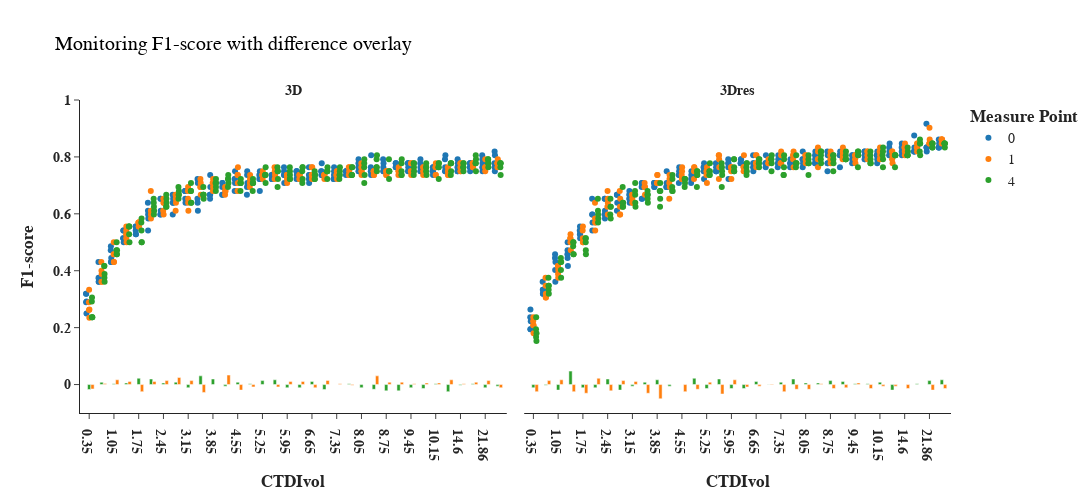

Notebook cell for this chart:
### Code cell
# First, create both figures separately
# Create strip plot (from cell 13)
fig_strip = px.strip(lesion_seg_summary_rep_plot,
             x="CTDIvol", y="F1-score",
             color="measure_point", facet_col="network",
             title="Monitoring F1-score with difference overlay", range_y=[-0.1,1], template="simple_white", 
             hover_data=["precision", "recall","rep"],
             category_orders={"network": ["<b>3D", "<b>3Dres"]})


# Create a secondary y-axis in the first subplot
fig_strip.update_layout(
    yaxis2=dict(
        title="<b>F1-score Difference</b>",
        #titlefont=dict(color="gray"),
        tickfont=dict(color="gray"),
        overlaying="y",
        side="right",
        range=[-0.1, 1],  # Adjust this based on your data
        showgrid=False,
        visible=False,
    )
)

# Extract data from bar plot and add to strip plot with secondary axis
networks = ["<b>3D", "<b>3Dres"]
for network_idx, network in enumerate(networks):
    # Filter data for current network
    network_data = lesion_seg_summary_plot[lesion_seg_summary_plot["network"] == network]
    
    # For each measure point
    for measure_point in network_data["measure_point"].unique():
        mp_data = network_data[network_data["measure_point"] == measure_point]
        
        # Add bar for this network and measure point
        fig_strip.add_bar(
            x=mp_data["CTDIvol"], 
            y=mp_data["F1-score_diff"],
            marker=dict(
                opacity=1,
                color=fig_strip.data[2].marker.color if measure_point == "1" else 
                      fig_strip.data[4].marker.color if measure_point == "4" else "lightgray"
            ),
            name=f"{measure_point} diff",
            showlegend=False,
            yaxis="y2",
            xaxis=f"x{network_idx+1}",
            offsetgroup=measure_point
        )

# Update layout
fig_strip.update_xaxes(title_text="<b>CTDIvol", row=1)
fig_strip.update_yaxes(title_text="<b>F1-score", col=1)
fig_strip.update_xaxes(tickprefix="<b>", ticksuffix="</b>")
fig_strip.update_yaxes(tickprefix="<b>", ticksuffix="</b>")

fig_strip.update_layout(
    font_family="Arial",
    font_size=14,
    title_font_family="Arial",
    title_font_color="black",
    height=500,  # Increased height to accommodate both visualizations
    width=1100,
    legend_title="<b>Measure Point</b>",
    barmode="group"
)

# Update annotations
fig_strip.for_each_annotation(lambda a: a.update(text=a.text.split("=")[1]))

fig_strip.show()
# Save the figure as an html file
fig_strip.write_html(os.path.join(output_dir, "lesion_segmentation_summary_canon.html"))
#fig_strip.write_image(os.path.join(output_dir, "lesion_segmentation_summary_canon.png"), width=1100, height=500)

### Figure 1 — Plotly figure (JSON) as saved in the notebook; plotly's stock layout.template omitted (floating-point values rounded to 4 significant figures; data arrays with more than 128 entries replaced by an {"elided": "..."} marker saying what was removed)
{"data": [{"alignmentgroup": "True", "boxpoints": "all", "customdata": {"elided": "170x3 float values"}, "fillcolor": "rgba(255,255,255,0)", "hoveron": "points", "hovertemplate": "measure_point=0<br>network=<b>3D<br>CTDIvol=%{x}<br>F1-score=%{y}<br>precision=%{customdata[0]}<br>recall=%{customdata[1]}<br>rep=%{customdata[2]}<extra></extra>", "legendgroup": "0", "line": {"color": "rgba(255,255,255,0)"}, "marker": {"color": "#1F77B4"}, "name": "0", "offsetgroup": "0", "orientation": "v", "pointpos": 0, "showlegend": true, "type": "box", "x": {"elided": "170 str values"}, "x0": " ", "xaxis": "x", "y": {"elided": "170 float values"}, "y0": " ", "yaxis": "y"}, {"alignmentgroup": "True", "boxpoints": "all", "customdata": {"elided": "169x3 float values"}, "fillcolor": "rgba(255,255,255,0)", "hoveron": "points", "hovertemplate": "measure_point=1<br>network=<b>3D<br>CTDIvol=%{x}<br>F1-score=%{y}<br>precision=%{customdata[0]}<br>recall=%{customdata[1]}<br>rep=%{customdata[2]}<extra></extra>", "legendgroup": "1", "line": {"color": "rgba(255,255,255,0)"}, "marker": {"color": "#FF7F0E"}, "name": "1", "offsetgroup": "1", "orientation": "v", "pointpos": 0, "showlegend": true, "type": "box", "x": {"elided": "169 str values"}, "x0": " ", "xaxis": "x", "y": {"elided": "169 float values"}, "y0": " ", "yaxis": "y"}, {"alignmentgroup": "True", "boxpoints": "all", "customdata": {"elided": "170x3 float values"}, "fillcolor": "rgba(255,255,255,0)", "hoveron": "points", "hovertemplate": "measure_point=4<br>network=<b>3D<br>CTDIvol=%{x}<br>F1-score=%{y}<br>precision=%{customdata[0]}<br>recall=%{customdata[1]}<br>rep=%{customdata[2]}<extra></extra>", "legendgroup": "4", "line": {"color": "rgba(255,255,255,0)"}, "marker": {"color": "#2CA02C"}, "name": "4", "offsetgroup": "4", "orientation": "v", "pointpos": 0, "showlegend": true, "type": "box", "x": {"elided": "170 str values"}, "x0": " ", "xaxis": "x", "y": {"elided": "170 float values"}, "y0": " ", "yaxis": "y"}, {"alignmentgroup": "True", "boxpoints": "all", "customdata": {"elided": "170x3 float values"}, "fillcolor": "rgba(255,255,255,0)", "hoveron": "points", "hovertemplate": "measure_point=0<br>network=<b>3Dres<br>CTDIvol=%{x}<br>F1-score=%{y}<br>precision=%{customdata[0]}<br>recall=%{customdata[1]}<br>rep=%{customdata[2]}<extra></extra>", "legendgroup": "0", "line": {"color": "rgba(255,255,255,0)"}, "marker": {"color": "#1F77B4"}, "name": "0", "offsetgroup": "0", "orientation": "v", "pointpos": 0, "showlegend": false, "type": "box", "x": {"elided": "170 str values"}, "x0": " ", "xaxis": "x2", "y": {"elided": "170 float values"}, "y0": " ", "yaxis": "y2"}, {"alignmentgroup": "True", "boxpoints": "all", "customdata": {"elided": "169x3 float values"}, "fillcolor": "rgba(255,255,255,0)", "hoveron": "points", "hovertemplate": "measure_point=1<br>network=<b>3Dres<br>CTDIvol=%{x}<br>F1-score=%{y}<br>precision=%{customdata[0]}<br>recall=%{customdata[1]}<br>rep=%{customdata[2]}<extra></extra>", "legendgroup": "1", "line": {"color": "rgba(255,255,255,0)"}, "marker": {"color": "#FF7F0E"}, "name": "1", "offsetgroup": "1", "orientation": "v", "pointpos": 0, "showlegend": false, "type": "box", "x": {"elided": "169 str values"}, "x0": " ", "xaxis": "x2", "y": {"elided": "169 float values"}, "y0": " ", "yaxis": "y2"}, {"alignmentgroup": "True", "boxpoints": "all", "customdata": {"elided": "170x3 float values"}, "fillcolor": "rgba(255,255,255,0)", "hoveron": "points", "hovertemplate": "measure_point=4<br>network=<b>3Dres<br>CTDIvol=%{x}<br>F1-score=%{y}<br>precision=%{customdata[0]}<br>recall=%{customdata[1]}<br>rep=%{customdata[2]}<extra></extra>", "legendgroup": "4", "line": {"color": "rgba(255,255,255,0)"}, "marker": {"color": "#2CA02C"}, "name": "4", "offsetgroup": "4", "orientation": "v", "pointpos": 0, "showlegend": false, "type": "box", "x": {"elided": "170 str values"}, "x0": " ", "xaxis": "x2", "y": {"elided": "170 float values"}, "y0": " ", "yaxis": "y2"}, {"marker": {"color": "lightgray", "opacity": 1}, "name": "0 diff", "offsetgroup": "0", "showlegend": false, "type": "bar", "x": ["0.35", "0.7", "1.05", "1.4", "1.75", "10.15", "10.5", "14.6", "18.23", "2.1", "2.45", "2.8", "21.86", "25.49", "3.15", "3.5", "3.85", "4.2", "4.55", "4.9", "5.25", "5.6", "5.95", "6.3", "6.65", "7.0", "7.35", "7.7", "8.05", "8.4", "8.75", "9.1", "9.45", "9.8"], "xaxis": "x", "y": [0.0, 0.0, 0.0, 0.0, 0.0, 0.0, 0.0, 0.0, 0.0, 0.0, 0.0, 0.0, 0.0, 0.0, 0.0, 0.0, 0.0, 0.0, 0.0, 0.0, 0.0, 0.0, 0.0, 0.0, 0.0, 0.0, 0.0, 0.0, 0.0, 0.0, 0.0, 0.0, 0.0, 0.0], "yaxis": "y2"}, {"marker": {"color": "#2CA02C", "opacity": 1}, "name": "1 diff", "offsetgroup": "1", "showlegend": false, "type": "bar", "x": ["0.35", "0.7", "1.05", "1.4", "1.75", "10.15", "10.5", "14.6", "18.23", "2.1", "2.45", "2.8", "21.86", "25.49", "3.15", "3.5", "3.85", "4.2", "4.55", "4.9", "5.25", "5.6", "5.95", "6.3", "6.65", "7.0", "7.35", "7.7", "8.05", "8.4", "8.75", "9.1", "9.45", "9.8"], "xaxis": "x", "y": [-0.01736, 0.008295, 0.002778, 0.005556, 0.02222, 0.002778, -0.025, -0.002778, 0.002778, 0.01944, 0.005556, 0.008333, -0.01111, -0.005556, -0.01111, 0.03056, 0.01944, -0.005556, 0.008333, 0.002778, 0.01389, 0.01667, -0.01111, -0.01111, 0.01111, -0.01736, 0.0, 0.002778, -0.01111, -0.01667, -0.02222, -0.02222, -0.01111, -0.01389], "yaxis": "y2"}, {"marker": {"color": "#FF7F0E", "opacity": 1}, "name": "4 diff", "offsetgroup": "4", "showlegend": false, "type": "bar", "x": ["0.35", "0.7", "1.05", "1.4", "1.75", "10.15", "10.5", "14.6", "18.23", "2.1", "2.45", "2.8", "21.86", "25.49", "3.15", "3.5", "3.85", "4.2", "4.55", "4.9", "5.25", "5.6", "5.95", "6.3", "6.65", "7.0", "7.35", "7.7", "8.05", "8.4", "8.75", "9.1", "9.45", "9.8"], "xaxis": "x", "y": [-0.01557, 0.003333, 0.01667, 0.01111, -0.025, 0.005556, 0.01667, 0.002778, 0.008333, 0.01111, 0.01389, 0.025, 0.01389, -0.01111, 0.01389, -0.02778, 0.0, 0.03333, -0.01944, -0.008333, 0.0, -0.008333, 0.01111, 0.01111, -0.01111, 0.01458, 0.002778, -0.002778, 0.0, 0.03056, 0.008333, 0.008333, 0.002778, 0.005556], "yaxis": "y2"}, {"marker": {"color": "lightgray", "opacity": 1}, "name": "0 diff", "offsetgroup": "0", "showlegend": false, "type": "bar", "x": ["0.35", "0.7", "1.05", "1.4", "1.75", "10.15", "10.5", "14.6", "18.23", "2.1", "2.45", "2.8", "21.86", "25.49", "3.15", "3.5", "3.85", "4.2", "4.55", "4.9", "5.25", "5.6", "5.95", "6.3", "6.65", "7.0", "7.35", "7.7", "8.05", "8.4", "8.75", "9.1", "9.45", "9.8"], "xaxis": "x2", "y": [0.0, 0.0, 0.0, 0.0, 0.0, 0.0, 0.0, 0.0, 0.0, 0.0, 0.0, 0.0, 0.0, 0.0, 0.0, 0.0, 0.0, 0.0, 0.0, 0.0, 0.0, 0.0, 0.0, 0.0, 0.0, 0.0, 0.0, 0.0, 0.0, 0.0, 0.0, 0.0, 0.0, 0.0], "yaxis": "y2"}, {"marker": {"color": "#2CA02C", "opacity": 1}, "name": "1 diff", "offsetgroup": "1", "showlegend": false, "type": "bar", "x": ["0.35", "0.7", "1.05", "1.4", "1.75", "10.15", "10.5", "14.6", "18.23", "2.1", "2.45", "2.8", "21.86", "25.49", "3.15", "3.5", "3.85", "4.2", "4.55", "4.9", "5.25", "5.6", "5.95", "6.3", "6.65", "7.0", "7.35", "7.7", "8.05", "8.4", "8.75", "9.1", "9.45", "9.8"], "xaxis": "x2", "y": [-0.01111, -0.002778, -0.01944, 0.04722, -0.01111, 0.008333, -0.01944, 0.0, 0.002778, -0.01111, 0.01944, -0.01944, 0.01389, 0.01667, -0.005556, 0.008333, 0.01667, -0.005556, 0.0, 0.02222, -0.01389, 0.01944, -0.01389, -0.01389, 0.01111, 0.0006944, 0.008333, 0.01944, 0.005556, 0.005556, 0.01389, 0.01111, 0.002778, 0.002778], "yaxis": "y2"}, {"marker": {"color": "#FF7F0E", "opacity": 1}, "name": "4 diff", "offsetgroup": "4", "showlegend": false, "type": "bar", "x": ["0.35", "0.7", "1.05", "1.4", "1.75", "10.15", "10.5", "14.6", "18.23", "2.1", "2.45", "2.8", "21.86", "25.49", "3.15", "3.5", "3.85", "4.2", "4.55", "4.9", "5.25", "5.6", "5.95", "6.3", "6.65", "7.0", "7.35", "7.7", "8.05", "8.4", "8.75", "9.1", "9.45", "9.8"], "xaxis": "x2", "y": [-0.025, 0.01389, 0.01667, -0.025, -0.03056, -0.005556, -0.005556, -0.01389, 0.0, 0.02222, -0.02222, 0.01389, -0.01944, -0.01389, 0.01111, -0.03056, -0.05, 0.0, -0.025, -0.01667, 0.008333, -0.03333, 0.01667, -0.008333, -0.005556, 0.002083, -0.025, -0.01667, -0.01667, 0.002778, -0.01389, -0.01111, 0.005556, -0.01389], "yaxis": "y2"}], "layout": {"annotations": [{"font": {}, "showarrow": false, "text": "<b>3D", "x": 0.245, "xanchor": "center", "xref": "paper", "y": 1, "yanchor": "bottom", "yref": "paper"}, {"font": {}, "showarrow": false, "text": "<b>3Dres", "x": 0.755, "xanchor": "center", "xref": "paper", "y": 1, "yanchor": "bottom", "yref": "paper"}], "barmode": "group", "boxmode": "group", "font": {"family": "Arial", "size": 14}, "height": 500, "legend": {"title": {"text": "<b>Measure Point</b>"}, "tracegroupgap": 0}, "title": {"font": {"color": "black", "family": "Arial"}, "text": "Monitoring F1-score with difference overlay"}, "width": 1100, "xaxis": {"anchor": "y", "domain": [0, 0.49], "tickprefix": "<b>", "ticksuffix": "</b>", "title": {"text": "<b>CTDIvol"}}, "xaxis2": {"anchor": "y2", "domain": [0.51, 1], "matches": "x", "tickprefix": "<b>", "ticksuffix": "</b>", "title": {"text": "<b>CTDIvol"}}, "yaxis": {"anchor": "x", "domain": [0, 1], "range": [-0.1, 1], "tickprefix": "<b>", "ticksuffix": "</b>", "title": {"text": "<b>F1-score"}}, "yaxis2": {"anchor": "x2", "domain": [0, 1], "matches": "y", "overlaying": "y", "range": [-0.1, 1], "showgrid": false, "showticklabels": false, "side": "right", "tickfont": {"color": "gray"}, "tickprefix": "<b>", "ticksuffix": "</b>", "title": {"text": "<b>F1-score Difference</b>"}, "visible": false}}}
